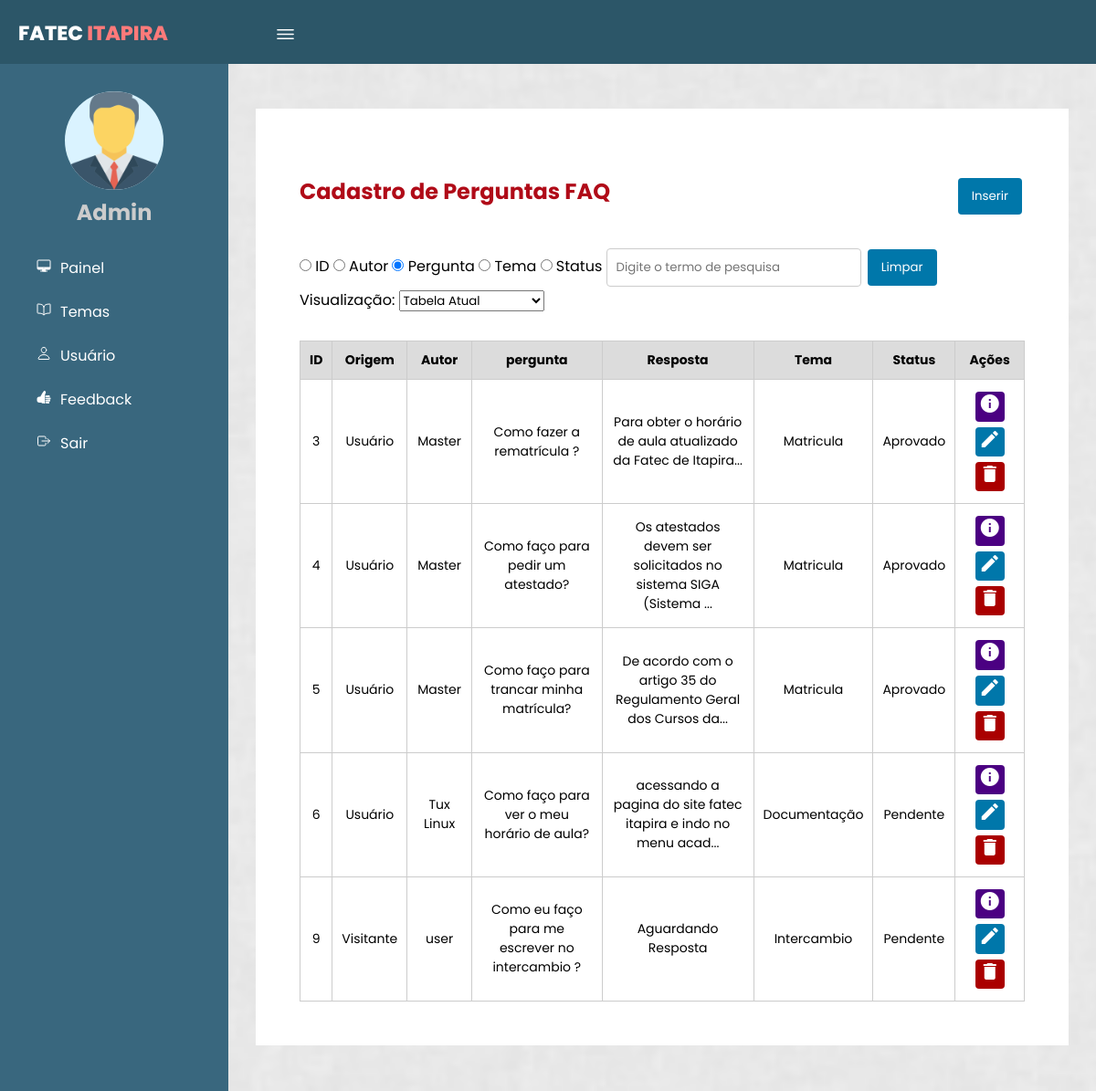
The page /painelAdmin.php (signed in) on the database as committed earlier.
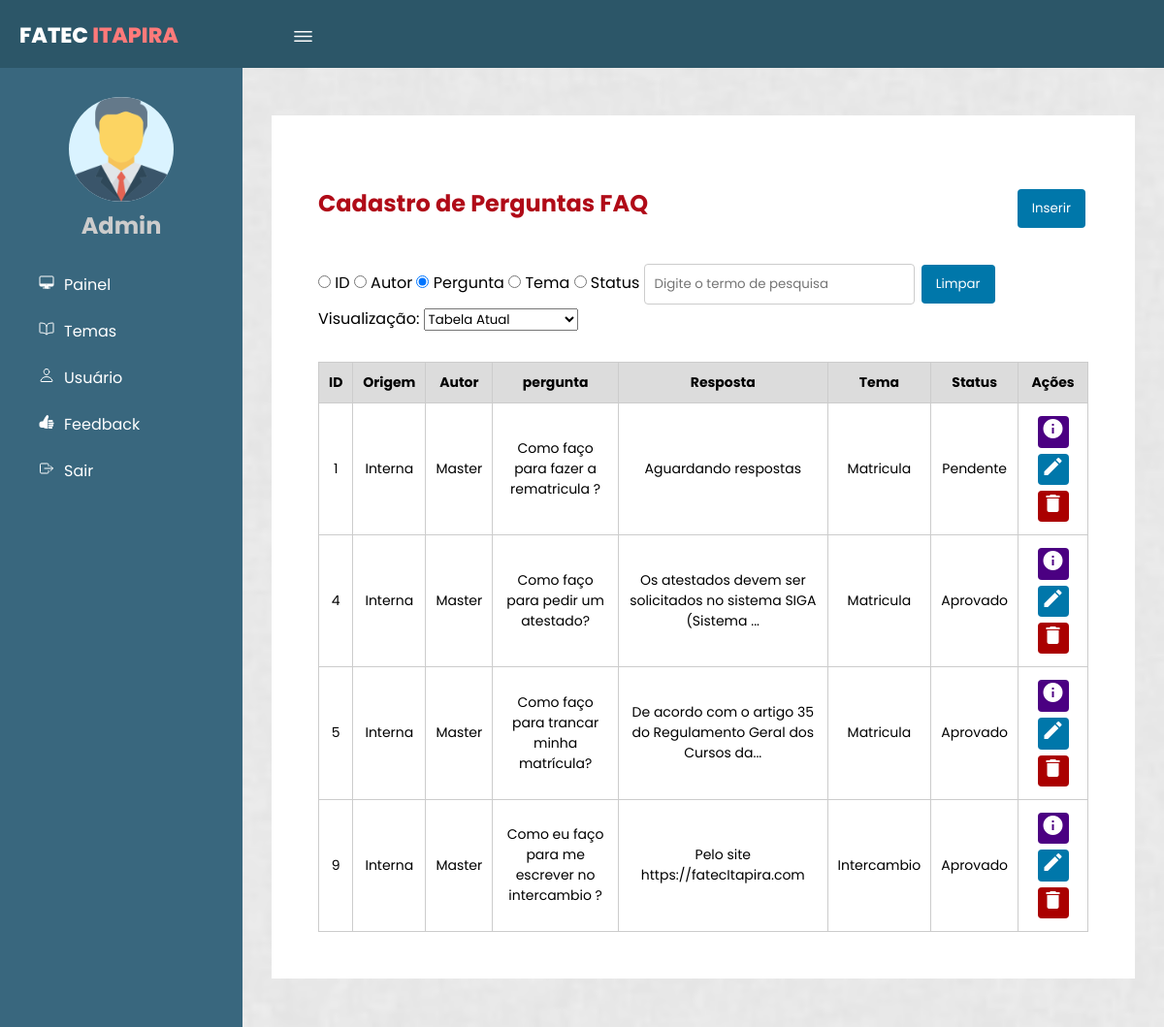
The same page on the database as committed later.
### tables this page shows
CREATE TABLE `perguntas` (
  `idPerguntas` int(10) UNSIGNED NOT NULL,
  `Usuarios_idUsuarios` int(10) UNSIGNED DEFAULT NULL,
  `temas_idTemas` int(10) UNSIGNED NOT NULL,
  `Autor` varchar(30) DEFAULT NULL,
  `ConteudoPergunta` text NOT NULL,
  `Resposta` text DEFAULT NULL,
  `Status` varchar(50) DEFAULT 'Pendente',
  `DataSubmissao` datetime NOT NULL DEFAULT current_timestamp(),
  `UltimaAtualizacao` datetime DEFAULT NULL,
  `Origem` varchar(30) DEFAULT NULL
);

CREATE TABLE `temas` (
  `idTemas` int(10) UNSIGNED NOT NULL,
  `NomeTema` varchar(50) NOT NULL,
  `descricaoTema` text DEFAULT NULL,
  `dataCadastro` date NOT NULL DEFAULT current_timestamp()
);

### Class/Perguntas.php (called while the page is built, shortened)
<?php
class Perguntas
{
    private $conn;
    public function __construct($conn)
    {
        $this->conn = $conn;
    }
    public function listarPerguntas()
    {
        try {
            $sql = "SELECT perguntas.*, temas.NomeTema FROM perguntas
                LEFT JOIN temas ON perguntas.temas_idTemas = temas.idTemas";
            $stmt = $this->conn->query($sql);
            if ($stmt) {
                return $stmt->fetchAll(PDO::FETCH_ASSOC);
            } else {
                throw new Exception("Erro ao executar a consulta SQL");
            }
        } catch (Exception $e) {
            error_log("Erro ao listar usuários: " . $e->getMessage());
            return [];
        }
    }
}
?>

### painelAdmin.php (the view, shortened to what this page needs)
<?php
require_once 'Class/Perguntas.php';
require_once 'conexao.php';
$pergunta = new Perguntas($conn);
$perguntas = $pergunta->listarPerguntas();
?>
<!DOCTYPE html>
<html lang="pt-br">
<head>
    <link rel="stylesheet" href="css/format.css">
</head>
<body page='lista'>
    <header>
        <label for="check">
            <ion-icon name="menu-outline" id="sidebar_btn"></ion-icon>
        </label>
        <div class="left">
            <h3>Fatec <span>Itapira</span></h3>
        </div>
    </header>
    <div class="sidebar">
        <div class="center">
            <img src="icon/manager_icon_129392.png" class="image" alt="">
            <h2>Admin</h2>
        </div>
        <a href="#" onclick="vizualizar('lista', true)"><ion-icon
                name="desktop-outline"></ion-icon><span>Painel</span></a>
        <a href="gerenciarTema.php"><ion-icon name="book-outline"></ion-icon><span>Temas</span></a>
        <a href="gerenciarUsuario.php"><ion-icon name="person-outline"></ion-icon><span>Usuário</span></a>
        <a href="Views/listarVisitante.php"><ion-icon name="thumbs-up"></ion-icon></ion-icon><span>Feedback</span></a>
        <a href="login/sairLogin.php"><ion-icon name="exit-outline"></ion-icon><span>Sair</span></a>
    </div>
    <div class="content">
        <div id='listaRegistros'>
            <div class="titulo_ask">
                <h1>Cadastro de Perguntas FAQ</h1>
                <a href="Views/cadastrarPergunta.php"><button>Inserir</button></a>
            </div>
            <div style='display: flex; outline: none;' class="filtro">
                <form id="filtroForm">
                    <input type="radio" id="filtroId" name="filtro" value="id">
                    <label for="filtroId">ID</label>
                    <input type="radio" id="filtroAutor" name="filtro" value="autor">
                    <label for="filtroAutor">Autor</label>
                    <input type="radio" id="filtroPergunta" name="filtro" value="pergunta" checked>
                    <label for="filtroPergunta">Pergunta</label>
                    <input type="radio" id="filtroTema" name="filtro" value="tema">
                    <label for="filtroTema">Tema</label>
                    <input type="radio" id="filtroStatus" name="filtro" value="status">
                    <label for="filtroStatus">Status</label>
                    <input type="text" autofocus id="filtroInput" placeholder="Digite o termo de pesquisa">
                    <button type="button" onclick="limparFiltro()">Limpar</button>
                    <label style="display: inline-block;" for="visualizacao">Visualização:
                        <select id="visualizacao" name="visualizacao">
                            <option value="atual">Tabela Atual</option>
                        </select>
                    </label>
                </form>
            </div>
            <?php if (!empty($perguntas)): ?>
                <table>
                    <thead>
                        <tr>
                            <th>ID</th>
                            <th>Origem</th>
                            <th>Autor</th>
                            <th>pergunta</th>
                            <th>Resposta</th>
                            <th>Tema</th>
                            <th>Status</th>
                            <th>Ações</th>
                        </tr>
                    </thead>
                    <?php foreach ($perguntas as $lista): ?>
                        <tr>
                            <td><?php echo $lista['idPerguntas']; ?></td>
                            <td><?php echo $lista['Origem'] ?></td>
                            <td><?php echo $lista['Autor'] ?></td>
                            <td><?php echo $lista['ConteudoPergunta'] ?></td>
                            <td><?php echo substr($lista['Resposta'], 0, 60) . (strlen($lista['Resposta']) > 60 ? '...' : ''); ?></td>
                            <td><?php echo $lista['NomeTema']; ?></td>
                            <td><?php echo $lista['Status'] ?></td>
                            <td>
                                <a href="#" class="detalhes-btn" data-id="<?php echo $lista['idPerguntas']; ?>" title="Detalhes">
                                    <i style="background: indigo;" class="edit material-icons">info</i>
                                </a>
                                <a href="Views/editarPergunta.php?id=<?php echo $lista['idPerguntas']; ?>" title="Editar">
                                    <i class=" edit material-icons">edit</i>
                                </a>
                                <button type="button" class="excluir-btn" data-id="<?php echo $lista['idPerguntas']; ?>" title="Excluir">
                                    <i class="material-icons">delete</i>
                                </button>
                            </td>
                        </tr>
                    <?php endforeach; ?>
                </table>
            <?php else: ?>
                <p>Nenhuma pergunta cadastrada.</p>
            <?php endif; ?>
        </div>
    </body>
</html>

### css/format.css (style rules this page uses)
* { margin: 0; padding: 0; font-family: "Poppins", sans-serif; }
body { background-color: #e9e9e9; }
header { position: fixed; background: #2c5668; padding: 20px; width: 100%; height: 30px; z-index: 5; }
.left h3 { color: #fff; margin: 0; text-transform: uppercase; font-size: 22px; font-weight: 800; }
.left span { color: #ff7a7a; }
.sidebar { position: fixed; width: 250px; height: 100%; margin-top: 70px; padding-top: 30px; left: 0; background: #39677e; transition: 0.5s; transition-property: left; -webkit-transition: 0.5s; -moz-transition: 0.5s; -ms-transition: 0.5s; -o-transition: 0.5s; }
.sidebar .image { width: 108px; height: 108px; border-radius: 100px; -webkit-border-radius: 100px; -moz-border-radius: 100px; -ms-border-radius: 100px; -o-border-radius: 100px; background-color: #daf3ff; }
.sidebar h2 { color: #ccc; margin-top: 0; margin-bottom: 20px; }
.sidebar a { color: #fff; display: block; width: 100%; line-height: 48px; text-decoration: none; padding-left: 40px; box-sizing: border-box; transition: 0.5s; transition-property: background; }
.sidebar .center { text-align: center; }
.sidebar ion-icon { padding-right: 10px; }
label #sidebar_btn { z-index: 1; position: fixed; left: 300px; color: #fff; font-size: 25px; margin: 5px 0; cursor: pointer; transition: 0.5s; transition-property: color; }
.content { background: url(../img/bg.png) no-repeat; background-size: cover; background-position: center; transition: 0.5s; position: relative; margin-left: 250px; top: 69px; z-index: 1; overflow: hidden; }
div#listaRegistros { background: white; padding: 3rem; margin: 50px 30px; }
#listaRegistros { display: flex; align-items: center; justify-content: center; flex-direction: column; }
body[page="lista"] #listaRegistros { display: block; }
a { text-decoration: none; }
#listaRegistros .filtro { margin: 4vh auto; }
table { width: 100%; border-collapse: collapse; }
thead { background: gainsboro; }
table th, table td { text-align: center; font-size: 14px; padding: 10px; border: solid 1px #ccc; }
button { border: none; border-radius: 4px; cursor: pointer; background-color: #07a; color: #fff; margin: 3px; padding: 10px 15px; -webkit-border-radius: 4px; -moz-border-radius: 4px; -ms-border-radius: 4px; -o-border-radius: 4px; }
button.excluir-btn { background-color: #a00; padding: 1px 4px; }
i.edit.material-icons { background: #0077aa; color: white; padding: 1px 4px 7.6px 4px; border-radius: 4px; margin: 3px; }
input { border: solid 1px #ccc; border-radius: 4px; padding: 10px; }
.titulo_ask { display: flex; justify-content: space-between; margin-block-start: 25px; }
.titulo_ask h1 { color: #b00b18; font-size: 24px; }

Rows that differ between the two databases and show on the page:
removed perguntas: idPerguntas "3", Origem "Usuário", Autor "Master", ConteudoPergunta "Como fazer a rematrícula ?", Resposta "Para obter o horário de aula atualizado da Fatec de Itapira", temas_idTemas.NomeTema "Matricula", Status "Aprovado"
removed perguntas: idPerguntas "6", Origem "Usuário", Autor "Tux Linux", ConteudoPergunta "Como faço para ver o meu horário de aula?", Resposta "acessando a pagina do site fatec itapira e indo no menu acad", temas_idTemas.NomeTema "Documentação", Status "Pendente"
added perguntas: idPerguntas "1", Origem "Interna", Autor "Master", ConteudoPergunta "Como faço para fazer a rematricula ?", Resposta "Aguardando respostas", temas_idTemas.NomeTema "Matricula", Status "Pendente"
changed perguntas "Como faço para pedir um atestado?": Origem "Usuário" → "Interna"
changed perguntas "Como faço para trancar minha matrícula?": Origem "Usuário" → "Interna"
changed perguntas "Como eu faço para me escrever no intercambio ?": Origem "Visitante" → "Interna"; Autor "user" → "Master"; Resposta "Aguardando Resposta" → "Pelo site https://fatecItapira.com"; Status "Pendente" → "Aprovado"
